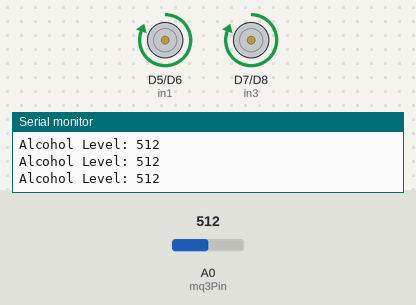
Simulated run of this sketch. Board: ESP8266 (NodeMCU). On the bench: motor-driver pin pairs drawn as motors (green arrow = first pin HIGH = forward, orange = second pin HIGH = backward, longer = more drive, scaled by the enable pin), the last lines printed to the serial monitor. The inputs (shaded band) are chosen by the test bench; at power-on: A0 (mq3Pin) = 512. WiFi joins after 1.5 s; servers stay silent unless stated.

Above: at 2.7 s.
2.8 s: A0 (mq3Pin) set to 840
4.3 s: A0 (mq3Pin) set to 862
At 5.5 s:
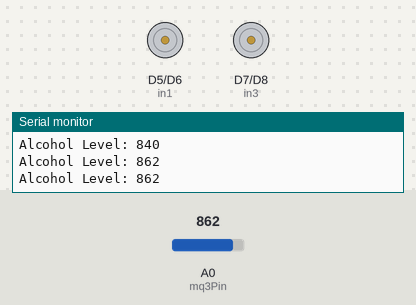
Timing chart, 0 to 7.3 s (numbered marks = the images above; inputs shaded):
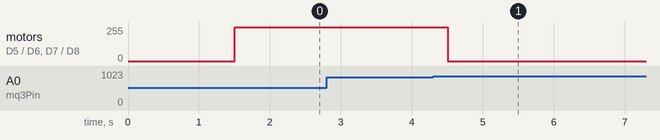

Measured:
- the behaviour switches between 850 and 851 on A0 (mq3Pin) (found by bisection; images 0 and 1)
- after the input at 4.3 s, motor on D5 (in1) / D6 (in2), motor on D7 (in3) / D8 (in4): forward 255/255 → stopped after 0.21 s

The sketch:

alcoshield.ino
```cpp
#include <ESP8266WiFi.h>
#include <ESP8266WebServer.h>

const char* ssid = "Steam school 4";
const char* password = "Qaz12345";

ESP8266WebServer server(80);

const int mq3Pin = A0;
const int in1 = D5;
const int in2 = D6;
const int in3 = D7;
const int in4 = D8;
const int enA = D3;
const int enB = D4;

unsigned long lastActivationTime = 0;
bool motorsBlocked = false;

void handleRoot() {
    int alcoholLevel = analogRead(mq3Pin);
    String json = "{\"value\": " + String(alcoholLevel) + "}";
    server.send(200, "application/json", json);
}

void setup() {
  Serial.begin(115200);
  WiFi.begin(ssid, password);

  while (WiFi.status() != WL_CONNECTED) {
    delay(500);
  }

  server.on("/data", handleRoot);
  server.begin();

  pinMode(in1, OUTPUT);
  pinMode(in2, OUTPUT);
  pinMode(in3, OUTPUT);
  pinMode(in4, OUTPUT);
  pinMode(enA, OUTPUT);
  pinMode(enB, OUTPUT);

  analogWrite(enA, 255);
  analogWrite(enB, 255);

  digitalWrite(in1, HIGH);
  digitalWrite(in2, LOW);
  digitalWrite(in3, HIGH);
  digitalWrite(in4, LOW);
}

void loop() {
  server.handleClient();

  int alcoholLevel = analogRead(mq3Pin);
  Serial.println("Alcohol Level: " + String(alcoholLevel));

  if (alcoholLevel > 850 && !motorsBlocked) {
    motorsBlocked = true;
    lastActivationTime = millis();
  }

  if (motorsBlocked && (millis() - lastActivationTime >= 3600000)) {
    motorsBlocked = false;
  }

  if (motorsBlocked) {
    analogWrite(enA, 0);
    analogWrite(enB, 0);
    digitalWrite(in1, LOW);
    digitalWrite(in2, LOW);
    digitalWrite(in3, LOW);
    digitalWrite(in4, LOW);
  } else {
    analogWrite(enA, 255);
    analogWrite(enB, 255);
    digitalWrite(in1, HIGH);
    digitalWrite(in2, LOW);
    digitalWrite(in3, HIGH);
    digitalWrite(in4, LOW);
  }

  delay(500);
}
```
